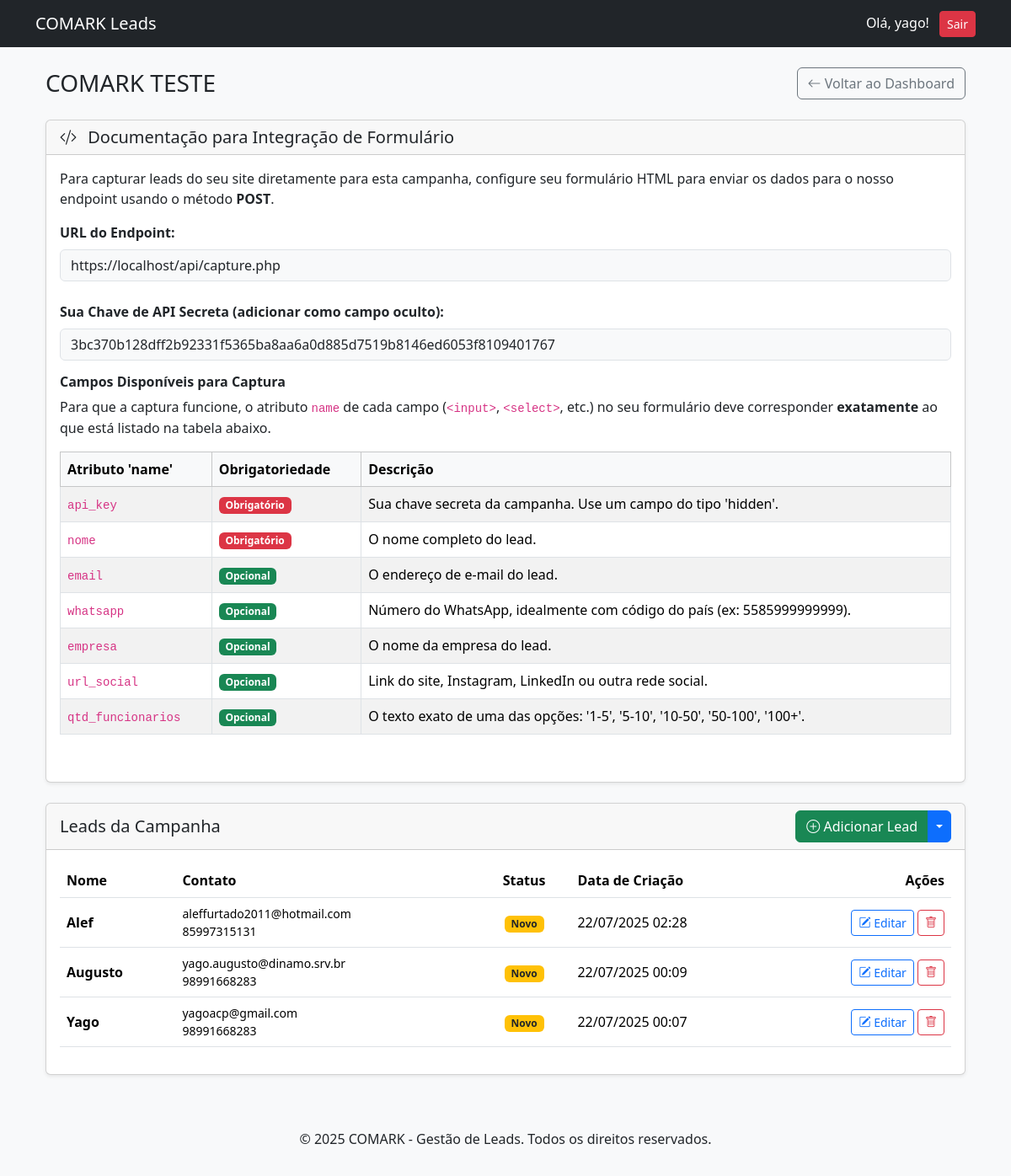
Page /visualizar_campanha.php?id=2 (signed in) on the committed database.
### tables this page shows
CREATE TABLE `campanhas` (
  `id` int(11) NOT NULL,
  `nome_campanha` varchar(255) NOT NULL,
  `descricao` text DEFAULT NULL,
  `data_criacao` timestamp NOT NULL DEFAULT current_timestamp(),
  `usuario_id` int(11) NOT NULL,
  `api_key` varchar(64) DEFAULT NULL
);

CREATE TABLE `leads` (
  `id` int(11) NOT NULL,
  `campanha_id` int(11) NOT NULL,
  `nome_lead` varchar(255) NOT NULL,
  `email` varchar(255) DEFAULT NULL,
  `whatsapp` varchar(20) DEFAULT NULL,
  `empresa` varchar(255) DEFAULT NULL,
  `url_social` varchar(255) DEFAULT NULL,
  `qtd_funcionarios` enum('1-5','5-10','10-50','50-100','100+') DEFAULT NULL,
  `status` enum('Novo','Contatado','Qualificado','Proposta Enviada','Negociação','Ganho','Perdido') NOT NULL DEFAULT 'Novo',
  `origem` varchar(100) DEFAULT NULL,
  `responsavel_id` int(11) DEFAULT NULL,
  `data_ultimo_contato` datetime DEFAULT NULL,
  `anotacoes` text DEFAULT NULL,
  `data_criacao` timestamp NOT NULL DEFAULT current_timestamp()
);

### public/visualizar_campanha.php (the view, shortened to what this page needs)
<?php
require_once '../templates/header.php';
require_once '../config/database.php';
$usuario_id = $_SESSION['usuario_id'];
$campanha_id = $_GET['id'];
$stmt = $conexao->prepare("SELECT * FROM campanhas WHERE id = ? AND usuario_id = ?");
$stmt->bind_param("ii", $campanha_id, $usuario_id);
$stmt->execute();
$resultado_campanha = $stmt->get_result();
$campanha = $resultado_campanha->fetch_assoc();
$stmt_leads = $conexao->prepare("SELECT * FROM leads WHERE campanha_id = ? ORDER BY data_criacao DESC");
$stmt_leads->bind_param("i", $campanha_id);
$stmt_leads->execute();
$resultado_leads = $stmt_leads->get_result();
function get_status_badge($status)
{
    switch ($status) {
        case 'Novo':
            return 'bg-warning text-dark';
    }
}
?>
<div class="container-fluid">
    <div class="d-flex justify-content-between align-items-center mb-4">
        <div>
            <h1 class="h3 mb-0 text-gray-800"><?php echo htmlspecialchars($campanha['nome_campanha']); ?></h1>
        </div>
        <a href="dashboard.php" class="btn btn-outline-secondary">
            <i class="bi bi-arrow-left"></i> Voltar ao Dashboard
        </a>
    </div>
    <div class="card shadow-sm mb-4">
        <div class="card-header">
            <h5 class="mb-0"><i class="bi bi-code-slash me-2"></i> Documentação para Integração de Formulário</h5>
        </div>
        <div class="card-body">
            <p>Para capturar leads do seu site diretamente para esta campanha, configure seu formulário HTML para enviar os dados para o nosso endpoint usando o método <strong>POST</strong>.</p>
            <div class="mb-4">
                <label class="form-label fw-bold">URL do Endpoint:</label>
                <input type="text" class="form-control bg-light" value="<?php echo 'https://' . $_SERVER['HTTP_HOST'] . '/api/capture.php'; ?>" readonly>
            </div>
            <div class="mb-3">
                <label class="form-label fw-bold">Sua Chave de API Secreta (adicionar como campo oculto):</label>
                <input type="text" class="form-control bg-light" value="<?php echo htmlspecialchars($campanha['api_key']); ?>" readonly>
            </div>
            <h6 class="fw-bold">Campos Disponíveis para Captura</h6>
            <p>Para que a captura funcione, o atributo <code>name</code> de cada campo (<code>&lt;input&gt;</code>, <code>&lt;select&gt;</code>, etc.) no seu formulário deve corresponder <strong>exatamente</strong> ao que está listado na tabela abaixo.</p>
            <div class="table-responsive mb-4">
                <table class="table table-bordered table-striped">
                    <thead class="table-light">
                        <tr>
                            <th>Atributo 'name'</th>
                            <th>Obrigatoriedade</th>
                            <th>Descrição</th>
                        </tr>
                    </thead>
                    <tbody>
                        <tr>
                            <td><code>api_key</code></td>
                            <td><span class="badge bg-danger">Obrigatório</span></td>
                            <td>Sua chave secreta da campanha. Use um campo do tipo 'hidden'.</td>
                        </tr>
                        <tr>
                            <td><code>nome</code></td>
                            <td><span class="badge bg-danger">Obrigatório</span></td>
                            <td>O nome completo do lead.</td>
                        </tr>
                        <tr>
                            <td><code>email</code></td>
                            <td><span class="badge bg-success">Opcional</span></td>
                            <td>O endereço de e-mail do lead.</td>
                        </tr>
                        <tr>
                            <td><code>whatsapp</code></td>
                            <td><span class="badge bg-success">Opcional</span></td>
                            <td>Número do WhatsApp, idealmente com código do país (ex: 5585999999999).</td>
                        </tr>
                        <tr>
                            <td><code>empresa</code></td>
                            <td><span class="badge bg-success">Opcional</span></td>
                            <td>O nome da empresa do lead.</td>
                        </tr>
                        <tr>
                            <td><code>url_social</code></td>
                            <td><span class="badge bg-success">Opcional</span></td>
                            <td>Link do site, Instagram, LinkedIn ou outra rede social.</td>
                        </tr>
                        <tr>
                            <td><code>qtd_funcionarios</code></td>
                            <td><span class="badge bg-success">Opcional</span></td>
                            <td>
                                O texto exato de uma das opções: '1-5', '5-10', '10-50', '50-100', '100+'.
                            </td>
                        </tr>
                    </tbody>
                </table>
            </div>
        </div>
    </div>
    <div class="card shadow-sm">
        <div class="card-header d-flex justify-content-between align-items-center">
            <h5 class="mb-0">Leads da Campanha</h5>
            <div class="btn-group"> <button type="button" class="btn btn-success" data-bs-toggle="modal" data-bs-target="#modalNovoLead">
                    <i class="bi bi-plus-circle"></i> Adicionar Lead
                </button>
                <button type="button" class="btn btn-primary dropdown-toggle dropdown-toggle-split" data-bs-toggle="dropdown" aria-expanded="false">
                </button>
            </div>
        </div>
        <div class="card-body">
            <div class="table-responsive">
                <table class="table table-hover align-middle">
                    <thead>
                        <tr>
                            <th>Nome</th>
                            <th>Contato</th>
                            <th class="text-center">Status</th>
                            <th>Data de Criação</th>
                            <th class="text-end">Ações</th>
                        </tr>
                    </thead>
                    <tbody>
                        <?php if ($resultado_leads->num_rows > 0): ?>
                            <?php while ($lead = $resultado_leads->fetch_assoc()): ?>
                                <tr>
                                    <td><strong><?php echo htmlspecialchars($lead['nome_lead']); ?></strong></td>
                                    <td>
                                        <?php if ($lead['email']): ?>
                                            <small class="d-block"><?php echo htmlspecialchars($lead['email']); ?></small>
                                        <?php endif; ?>
                                        <?php if ($lead['whatsapp']): ?>
                                            <small class="d-block"><?php echo htmlspecialchars($lead['whatsapp']); ?></small>
                                        <?php endif; ?>
                                    </td>
                                    <td class="text-center">
                                        <span class="badge <?php echo get_status_badge($lead['status']); ?>"><?php echo $lead['status']; ?></span>
                                    </td>
                                    <td><?php echo date('d/m/Y H:i', strtotime($lead['data_criacao'])); ?></td>
                                    <td class="text-end">
                                        <a href="editar_lead.php?id=<?php echo $lead['id']; ?>" class="btn btn-sm btn-outline-primary">
                                            <i class="bi bi-pencil-square"></i> Editar
                                        </a>
                                        <a href="../app/excluir_lead.php?id=<?php echo $lead['id']; ?>" class="btn btn-sm btn-outline-danger" onclick="return confirm('Tem certeza que deseja excluir este lead?');">
                                            <i class="bi bi-trash"></i>
                                        </a>
                                    </td>
                                </tr>
                            <?php endwhile; ?>
                        <?php else: ?>
                            <tr>
                                <td colspan="5" class="text-center py-4">Nenhum lead encontrado nesta campanha.</td>
                            </tr>
                        <?php endif; ?>
                    </tbody>
                </table>
            </div>
        </div>
    </div>
</div>
<?php
require_once '../templates/footer.php';
?>

### templates/header.php (shortened to what this page needs)
<!DOCTYPE html>
<html lang="pt-br">
<head>
    <link href="https://cdn.jsdelivr.net/npm/bootstrap@5.3.3/dist/css/bootstrap.min.css" rel="stylesheet">
    <link rel="stylesheet" href="https://cdn.jsdelivr.net/npm/bootstrap-icons@1.11.3/font/bootstrap-icons.min.css">
</head>
<body>
<?php if (!isset($esconder_nav) || !$esconder_nav):  ?>
<nav class="navbar navbar-expand-lg navbar-dark bg-dark">
  <div class="container">
    <a class="navbar-brand" href="#">COMARK Leads</a>
    <?php if (isset($_SESSION['usuario_id'])): ?>
      <div class="ms-auto text-white">
        Olá, <?php echo htmlspecialchars($_SESSION['usuario_nome']); ?>!
        <a href="../app/logout.php" class="btn btn-danger btn-sm ms-2">Sair</a>
      </div>
    <?php endif; ?>
  </div>
</nav>
<?php endif;  ?>
    <main class="container mt-4">

### templates/footer.php (shortened to what this page needs)
</main> <footer class="text-center mt-5 py-3 bg-light">
    <p>&copy; <?php echo date('Y'); ?> COMARK - Gestão de Leads. Todos os direitos reservados.</p>
</footer>
</body>
</html>

### templates/header.php (style rules this page uses)
body { background-color: #f8f9fa; }

### rows in the picture
campanhas: nome_campanha "COMARK TESTE", api_key "3bc370b128dff2b92331f5365ba8aa6a0d885d7519b8146ed6053f8109401767"
leads: nome_lead "Alef", email "aleffurtado2011@hotmail.com", whatsapp "85997315131", status "Novo", data_criacao "22/07/2025 02:28"
leads: nome_lead "Augusto", email "yago.augusto@dinamo.srv.br", whatsapp "98991668283", status "Novo", data_criacao "22/07/2025 00:09"
leads: nome_lead "Yago", email "yagoacp@gmail.com", whatsapp "98991668283", status "Novo", data_criacao "22/07/2025 00:07"

### other values in the picture
$_SESSION['usuario_nome'] "yago"
